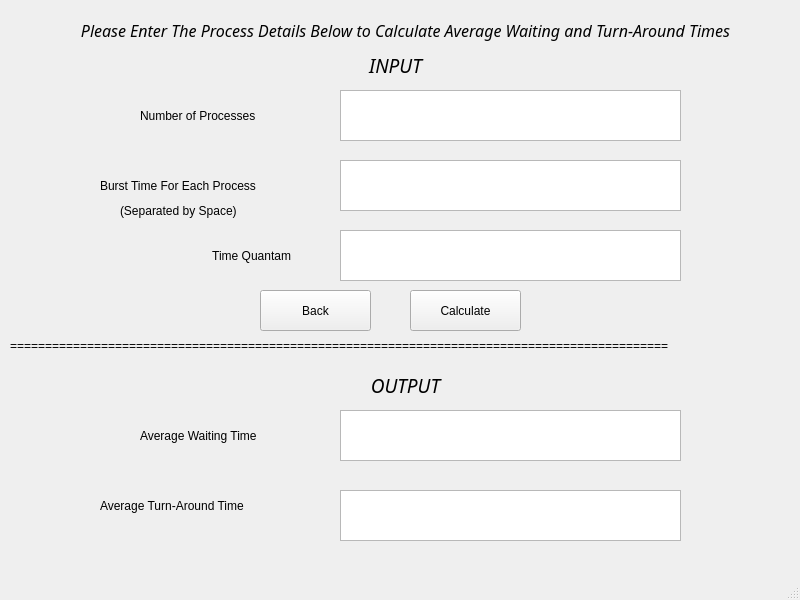
<?xml version="1.0" encoding="UTF-8"?>
<ui version="4.0">
 <class>WRR</class>
 <widget class="QMainWindow" name="WRR">
  <property name="geometry">
   <rect>
    <x>0</x>
    <y>0</y>
    <width>800</width>
    <height>600</height>
   </rect>
  </property>
  <property name="windowTitle">
   <string>MainWindow</string>
  </property>
  <widget class="QWidget" name="centralwidget">
   <widget class="QLabel" name="label_8">
    <property name="geometry">
     <rect>
      <x>140</x>
      <y>410</y>
      <width>191</width>
      <height>51</height>
     </rect>
    </property>
    <property name="text">
     <string>Average Waiting Time</string>
    </property>
   </widget>
   <widget class="QLabel" name="label_3">
    <property name="geometry">
     <rect>
      <x>100</x>
      <y>160</y>
      <width>201</width>
      <height>51</height>
     </rect>
    </property>
    <property name="text">
     <string>Burst Time For Each Process</string>
    </property>
   </widget>
   <widget class="QTextEdit" name="Process_inp">
    <property name="geometry">
     <rect>
      <x>340</x>
      <y>90</y>
      <width>341</width>
      <height>51</height>
     </rect>
    </property>
   </widget>
   <widget class="QLabel" name="label">
    <property name="geometry">
     <rect>
      <x>10</x>
      <y>0</y>
      <width>791</width>
      <height>61</height>
     </rect>
    </property>
    <property name="font">
     <font>
      <family>Umpush</family>
      <pointsize>12</pointsize>
      <italic>true</italic>
     </font>
    </property>
    <property name="text">
     <string>Please Enter The Process Details Below to Calculate Average Waiting and Turn-Around Times</string>
    </property>
    <property name="alignment">
     <set>Qt::AlignCenter</set>
    </property>
   </widget>
   <widget class="QLabel" name="label_5">
    <property name="geometry">
     <rect>
      <x>10</x>
      <y>360</y>
      <width>791</width>
      <height>51</height>
     </rect>
    </property>
    <property name="font">
     <font>
      <family>Umpush</family>
      <pointsize>14</pointsize>
      <italic>true</italic>
     </font>
    </property>
    <property name="text">
     <string>OUTPUT</string>
    </property>
    <property name="alignment">
     <set>Qt::AlignCenter</set>
    </property>
   </widget>
   <widget class="QTextEdit" name="Process_BT">
    <property name="geometry">
     <rect>
      <x>340</x>
      <y>160</y>
      <width>341</width>
      <height>51</height>
     </rect>
    </property>
   </widget>
   <widget class="QTextEdit" name="Process_WT">
    <property name="geometry">
     <rect>
      <x>340</x>
      <y>410</y>
      <width>341</width>
      <height>51</height>
     </rect>
    </property>
   </widget>
   <widget class="QLabel" name="label_9">
    <property name="geometry">
     <rect>
      <x>0</x>
      <y>40</y>
      <width>791</width>
      <height>51</height>
     </rect>
    </property>
    <property name="font">
     <font>
      <family>Umpush</family>
      <pointsize>14</pointsize>
      <italic>true</italic>
     </font>
    </property>
    <property name="text">
     <string>INPUT</string>
    </property>
    <property name="alignment">
     <set>Qt::AlignCenter</set>
    </property>
   </widget>
   <widget class="QPushButton" name="Calc_Btn">
    <property name="geometry">
     <rect>
      <x>410</x>
      <y>290</y>
      <width>111</width>
      <height>41</height>
     </rect>
    </property>
    <property name="text">
     <string>Calculate</string>
    </property>
   </widget>
   <widget class="QLabel" name="label_10">
    <property name="geometry">
     <rect>
      <x>70</x>
      <y>230</y>
      <width>221</width>
      <height>51</height>
     </rect>
    </property>
    <property name="text">
     <string>Time Quantam</string>
    </property>
    <property name="alignment">
     <set>Qt::AlignRight|Qt::AlignTrailing|Qt::AlignVCenter</set>
    </property>
   </widget>
   <widget class="QLabel" name="label_4">
    <property name="geometry">
     <rect>
      <x>120</x>
      <y>200</y>
      <width>201</width>
      <height>21</height>
     </rect>
    </property>
    <property name="text">
     <string>(Separated by Space)</string>
    </property>
   </widget>
   <widget class="QLabel" name="label_7">
    <property name="geometry">
     <rect>
      <x>100</x>
      <y>480</y>
      <width>201</width>
      <height>51</height>
     </rect>
    </property>
    <property name="text">
     <string>Average Turn-Around Time</string>
    </property>
   </widget>
   <widget class="QLabel" name="label_2">
    <property name="geometry">
     <rect>
      <x>140</x>
      <y>90</y>
      <width>191</width>
      <height>51</height>
     </rect>
    </property>
    <property name="text">
     <string>Number of Processes</string>
    </property>
   </widget>
   <widget class="QLabel" name="label_6">
    <property name="geometry">
     <rect>
      <x>10</x>
      <y>320</y>
      <width>1031</width>
      <height>51</height>
     </rect>
    </property>
    <property name="text">
     <string>==============================================================================================</string>
    </property>
   </widget>
   <widget class="QLabel" name="label_11">
    <property name="geometry">
     <rect>
      <x>130</x>
      <y>270</y>
      <width>201</width>
      <height>21</height>
     </rect>
    </property>
    <property name="text">
     <string/>
    </property>
   </widget>
   <widget class="QTextEdit" name="Process_BT_2">
    <property name="geometry">
     <rect>
      <x>340</x>
      <y>230</y>
      <width>341</width>
      <height>51</height>
     </rect>
    </property>
   </widget>
   <widget class="QTextEdit" name="Process_TAT">
    <property name="geometry">
     <rect>
      <x>340</x>
      <y>490</y>
      <width>341</width>
      <height>51</height>
     </rect>
    </property>
   </widget>
   <widget class="QPushButton" name="Calc_Btn_2">
    <property name="geometry">
     <rect>
      <x>260</x>
      <y>290</y>
      <width>111</width>
      <height>41</height>
     </rect>
    </property>
    <property name="text">
     <string>Back</string>
    </property>
   </widget>
  </widget>
  <widget class="QMenuBar" name="menubar">
   <property name="geometry">
    <rect>
     <x>0</x>
     <y>0</y>
     <width>800</width>
     <height>22</height>
    </rect>
   </property>
  </widget>
  <widget class="QStatusBar" name="statusbar"/>
 </widget>
 <resources/>
 <connections/>
</ui>
